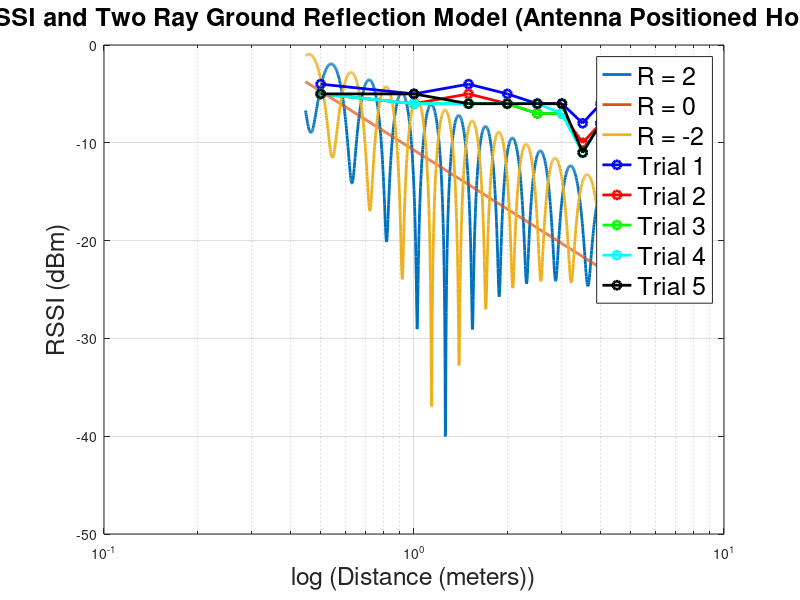

This chart was generated by the following MATLAB code:
clc; 
close all; 
clear;
load p2
% load pfsl

f = 2.4e9;
c = 3e8;
lambda = c/f;

h_tx = 1.05;
h_rx = 1.05;
G_los = 1;
G_ref = 1;
%d_c = (4*h_tx*h_rx)/lambda;
%R = [0, -1/4, -1/2, -1];
R = [2, 0, -2];

% R = [1 , 1/2, 1/4, 0, -1/4, -1/2, -1];
%R = [1, 1/2, 1/4, 0];
Pt = 19.5;
Dt = 6.6;
Dr = 6.6;
n = 1.6:0.1:2;

% semilogx(axis,pfsl,'g-', 'LineWidth', 2)
% hold on;

for i = R
    Pr_new = [];
    axis = [];
    for j = -350:700
        d = 10^(j/1000);
        axis = [axis, d];
        
        d_los = sqrt(d^2 + (h_tx - h_rx)^2);
        d_ref = sqrt(d^2 + (h_tx + h_rx)^2);
        phi = (2 * pi * (d_ref - d_los))/lambda;

        g_los = sqrt(G_los)/d_los;
        g_ref = (sqrt(G_ref)*exp(-1i*phi))/d_ref;

        Pr = Pt*Dr*Dt*((lambda/(4*pi))^2) * (abs(g_los + (i * g_ref)))^2;
        
        Pr_new =[Pr_new, 10*log10(Pr)];
        
    end
    semilogx(axis,Pr_new,'Linewidth', 2);
    hold on;  

end

% for i = R
%     Pr_new = [];
%     axis = [];
%     for j = -350:700
%         d = 10^(j/1000);
%         axis = [axis, d];
%         
%         d_los = sqrt(d^2 + (1.05 - 1.05)^2);
%         d_ref = sqrt(d^2 + (1.05 + 1.05)^2);
%         phi = (2 * pi * (d_ref - d_los))/lambda;
% 
%         g_los = sqrt(G_los)/d_los;
%         g_ref = (sqrt(G_ref)*exp(-1i*phi))/d_ref;
% 
%         Pr = Pt*Dr*Dt*((lambda/(4*pi))^2) * (abs(g_los + (i * g_ref)))^2;
%         
%         Pr_new =[Pr_new, 10*log10(Pr)];
%         
%     end
%     semilogx(axis,Pr_new,'Linewidth', 2);
%     hold on;  
% 
% end

% for i = n
%     pfsl = [];
%     
%     for j = -350:900
%         d = 10^(j/1000);
% %         Pr_fsl = Pt*Dr*Dt*((lambda/(4*pi*d))^2);
%         Pr_fsl = Pt*Dr*Dt*((lambda/(4*pi))^2)*(1/(d^i));
%         pfsl = [pfsl, 10*log10(Pr_fsl)];
%     end
%     semilogx(axis,pfsl, 'LineWidth', 2)
%     hold on;
% end

% RSSI_mean_1 = [-36.4567,-39.9875,-39.4392,-38.9618,-51.5411,-43.9035,...
%     -44.7942,-48.2283,-54.9007,-63.6124,-54.4137,-51.0139,-48.9644,-58.2452];
% 
% % RSSI_mean_2 = [-45.3927, -59.1587, -47.9839, -51.3561, -53.1640, -62.5011,...
% %     -51.2160, -50.1691, -50.3827, -53.6880, -52.7177, -50.8607, -51.6589, -53.3350];
% 
% RSSI_mean_3 = [-31.3958, -42.9202, -54.5451, -40.9006, -48.6150, -51.9967,...
%     -49.8723, -53.4707, -50.4611, -54.0713, -51.8552, -50.4403, -54.9725, -51.5328];

% RSSI36_mean_1 = [-7.5409, -7.5042, -8.2809, -9.4713, -9.7276, -11.2630, -12.9042...
%     -13.3486, -16.7313, -15.4509, -20.4007, -18.2460] 
    
%     -25.8990, -30.3812];

% RSSI36_mean_2 = [-7.9294, -9.6900, -8.2839, -9.3313, -9.1295, -10.9835, -14.2032...
%     -15.0512, -16.9489, -16.2112, -19.2520, -20.0263] 
    
%     -26.3728, -29.6441];


distances = [0.5,1,1.5,2,2.5,3,3.5,4,4.5,5];
% 
% % Vertical at 1.05
% RSSI_mode_v_1 = [-5, -5, -6, -6, -8, -11, -10, -12, -12, -12];
% 
% RSSI_mode_v_2 = [-5, -4, -6, -6, -8, -10, -10, -10, -11, -13];
% 

RSSI_mode_hz_1 = [-4, -5, -4, -5, -6, -6, -8, -6, -17, -9];

RSSI_mode_hz_2 = [-5, -6, -5, -6, -7, -7, -10, -8, -18, -10];

RSSI_mode_hz_3 = [-5, -6, -6, -6, -7, -7, -11, -8, -19, -10];

RSSI_mode_hz_4 = [-5, -6, -6, -6, -6, -7, -11, -8, -16, -10];

RSSI_mode_hz_5 = [-5, -5, -6, -6, -6, -6, -11, -8, -18, -11];
% 
% 
% 
% 
% % RSSI_mean_hz = [-4.081, -4.3419, -4.5013, -5.0154, -5.0962, -5.3621, -8.0130 ...
% %     -6.331, -16.6139, -9.0190];
% % 
% RSSI_mean_25_1 = [-3.4713, -4.8768, -6.8890, -10.9412, -12.5097, -12.8526, -13.3759, ...
%     -16.4357, -17.3620, -17.5083];
% 
% RSSI_mean_25_2 = [-3.7188, -4.6751, -7.0903, -10.9846, -11.1515, -12.4095, ...
%     -13.0555, -16.5095, -15.7013, -16.3084];
% 
% RSSI_mean_25_3 = [-3.2510, -3.9085, -6.2766, -9.2112, -12.4713, -11.2112, ...
%     -14.1004, -15.4007, -14.8969, -16.0000];
% 
% RSSI_mean_25_4 = [-4.0182, -4.2285, -6.0000, -10.9790, -11.3084, -11.5430, ...
%     -13.7276, -16.1131, -14.1004, -15.5558];
% 
RSSI_mode_5 = [-4, -4, -5, -9, -11, -11, -14, -15, -14, -16];

RSSI_mode_6 = [-5, -4, -6, -10, -12, -11, -15, -16, -14, -17];
% % 
% % 
% % 
% semilogx(distances,RSSI_mean_25_1, 'b-o', 'LineWidth', 2);
% hold on;
% semilogx(distances,RSSI_mean_25_2, 'r-o', 'LineWidth', 2);
% hold on;
% semilogx(distances,RSSI_mean_25_3, 'g-o', 'LineWidth', 2);
% hold on;
% semilogx(distances,RSSI_mean_25_4, 'k-o', 'LineWidth', 2);
% hold on;
% semilogx(distances,RSSI_mode_5, 'c-o', 'LineWidth', 2);
% hold on;
% semilogx(distances,RSSI_mode_6, 'm-o', 'LineWidth', 2);
% hold on;
% semilogx(distances,RSSI_mode_v_1, 'b-o', 'LineWidth', 2);
% hold on;
% semilogx(distances,RSSI_mode_v_2, 'r-o', 'LineWidth', 2);
% hold on;
semilogx(distances, RSSI_mode_hz_1,'b-o', 'LineWidth', 2);
hold on
semilogx(distances, RSSI_mode_hz_2,'r-o', 'LineWidth', 2);
hold on
semilogx(distances, RSSI_mode_hz_3,'g-o', 'LineWidth', 2);
hold on
semilogx(distances, RSSI_mode_hz_4,'c-o', 'LineWidth', 2);
hold on
semilogx(distances, RSSI_mode_hz_5,'k-o', 'LineWidth', 2);
% 

set(gcf, 'color', 'w');
legend('R = 2', 'R = 0', 'R = -2'...
    ,'Trial 1', 'Trial 2', 'Trial 3', 'Trial 4', 'Trial 5', 'Fontsize', 18)
% legend('R = 0 (1.2 m)', 'R = -1 (1.2 m)', 'R = 0 (1.05 m)', 'R = -1 (1.05 m)'...
%     ,'Trial 1 (1.2 m)', 'Trial 2 (1.2 m)', 'Trial 1 (1.05 m)',...
%     'Trial 2 (1.05 m)','Fontsize', 18)
% legend('Theory (R = -1)', 'Theory (R = -1/2)', 'Trial 1', 'Trial 2');
% legend('Free-space path loss', 'Trial 1', 'Trial 2');
% legend('Theory (R = -1)', 'Theory (R = -1/2)', 'FSPL (n = 1.6)', 'FSPL (n = 1.7)',...
%     'FSPL (n = 1.8)', 'FSPL (n = 1.9)', 'FSPL (n = 2)', 'Trial 1', 'Trial 2')
% legend('R = 0', 'R = -1/4', 'R = -1/2', 'R = -1', 'Vertical Case - 1',...
%     'Vertical Case - 2', 'Fontsize', 18)
% legend('R = 0', 'R = -1/4', 'R = -1/2', 'R = -1', 'Trial 1',...
%     'Trial 2', 'Trial 3', 'Trial 4', 'Trial 5', 'Trial 6', 'Fontsize', 18)
% legend('R = 0', 'R = -1/4', 'R = -1/2', 'R = -1', 'Trial 1 (1.2 m)',...
%     'Trial 2 (1.2 m)', 'Trial 1 (1.05 m)', 'Trial 2 (1.05 m)', 'Fontsize', 18)
% legend('R = 1', 'R = 1/2', 'R = 1/4', 'R = 0', 'R = -1/4', 'R = -1/2', ...
%     'R = -1', 'Horizontal Case - 1',...
%     'Horizontal Case - 2', 'Horizontal Case - 3', 'Fontsize', 18)
% title('Two Ray Ground Reflection Model', 'Fontsize', 18);
title('Mode RSSI and Two Ray Ground Reflection Model (Antenna Positioned Hortizontally)'...
    , 'Fontsize', 18);
xlabel('log (Distance (meters))', 'Fontsize', 18);
ylabel('RSSI (dBm)', 'Fontsize', 18)
% legend('Equation(1)', 'Equation(2)')
grid on;


